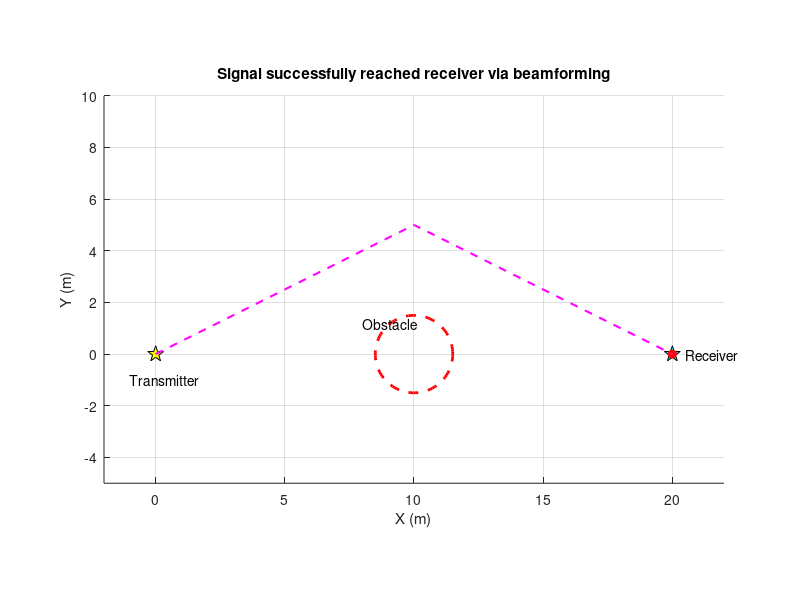

This chart was generated by the following MATLAB code:
% beamforming
clear; close all; clc;

%% --- Parameters ---
lambda = 1;                % wavelength (arbitrary units)
d = lambda/2;              % antenna spacing
N = 8;                     % number of array elements (Tx)
c = 3e8;                   % speed of light
fc = 2.4e9;
f = fc;
steerDelay = 1.2;          % seconds before beam steers away
numFrames = 150;           % total frames
pauseTime = 0.03;

% Positions
Tx = [0, 0];
Rx = [20, 0];
Obstacle = [10, 0];       % obstacle in middle
obsRadius = 1.5;

% Reflection path (mirror)
reflectPt = [10, 5];      % point above obstacle (reflection path)

%% --- Steering vector function ---
sv = @(theta) exp(1j*2*pi*(0:N-1)'*d*sind(theta)/lambda);

%% --- Figure setup ---
figure('Position',[100 100 900 600]);
axis equal; hold on; grid on;
xlim([-2 22]); ylim([-5 10]);
xlabel('X (m)'); ylabel('Y (m)');
title('Beamforming obstacle avoidance demo');

% Draw elements
plot(Tx(1),Tx(2),'kp','MarkerFaceColor','y','MarkerSize',12);
plot(Rx(1),Rx(2),'kp','MarkerFaceColor','c','MarkerSize',12);
viscircles(Obstacle,obsRadius,'Color','r','LineStyle','--');

text(Tx(1)-1,Tx(2)-1,'Transmitter');
text(Rx(1)+0.5,Rx(2),'Receiver');
text(Obstacle(1)-2,Obstacle(2)+1.2,'Obstacle');

beamLine = plot([Tx(1) Rx(1)], [Tx(2) Rx(2)], 'g-', 'LineWidth', 2);
signalDot = plot(Tx(1), Tx(2), 'ro','MarkerFaceColor','r');
reflectionLine = plot([Tx(1) reflectPt(1) Rx(1)], [Tx(2) reflectPt(2) Rx(2)], 'm--','LineWidth',1.5,'Visible','off');

%% --- Animation: initial direct beam hitting obstacle ---
fprintf('Phase 1: direct path -> blocked by obstacle\n');
for k = 1:numFrames/2
    % move "signal" along direct line
    t = k / (numFrames/2);
    pos = Tx + t * (Rx - Tx);
    set(signalDot,'XData',pos(1),'YData',pos(2));
    
    % when near obstacle, flash it
    if norm(pos - Obstacle) < obsRadius+0.3
        set(beamLine,'Color','r','LineWidth',2);
        title('Signal blocked by obstacle!');
    end
    pause(pauseTime);
end

%% --- Phase 2: adaptive beamforming (redirect path) ---
fprintf('Phase 2: beamforming redirects around obstacle\n');
set(reflectionLine,'Visible','on');
set(beamLine,'Visible','off');
title('Beamforming redirects signal around obstacle (reflection path)');
for k = 1:numFrames/2
    t = k / (numFrames/2);
    % move along Tx -> reflection point -> Rx
    if t < 0.5
        pos = Tx + 2*t * (reflectPt - Tx);
    else
        pos = reflectPt + 2*(t-0.5)*(Rx - reflectPt);
    end
    set(signalDot,'XData',pos(1),'YData',pos(2));
    pause(pauseTime);
end

title('Signal successfully reached receiver via beamforming');
fprintf('Demo complete.\n');
